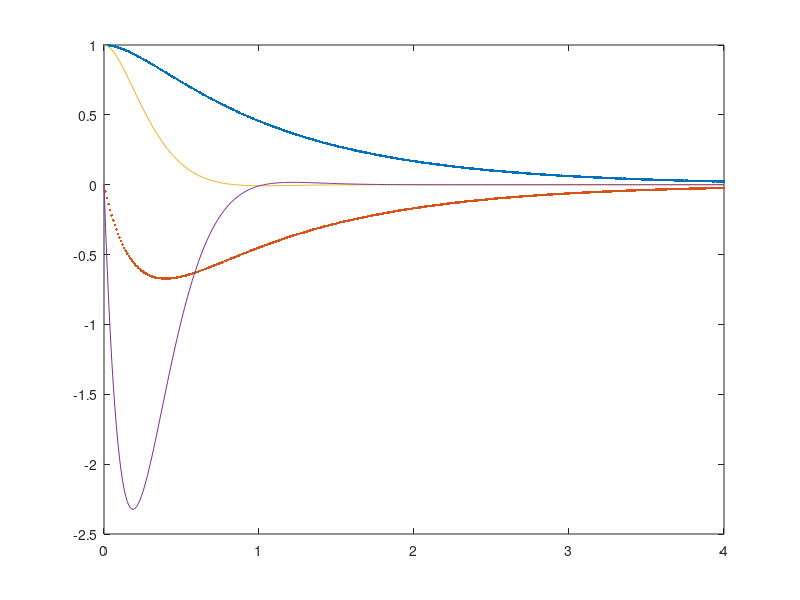

This chart was generated by the following MATLAB code:
clear();
A = [0 1; -5 -6]
B = [0; 1]
C = [1 0]
Q = [1 0; 0 1]
R = 1
F = lqr(A, B, Q, R)
A2 = A-B*F
Qa = [1000 0; 0 1]
Ra = 1
Fa = lqr(A, B, Qa, Ra)
Aa2 = A-B*Fa
t = 0:0.01:4;
i = 0;
x0 = [1; 0];
for n = t
 i = i + 1;
 x = expm(A2 * n) * x0
 x1(i) = x(1);
 x2(i) = x(2);
 xa = expm(Aa2 * n) * x0
 xa1(i) = xa(1);
 xa2(i) = xa(2);
endfor
plot(t, x1, '.', t, x2, '.', t, xa1, t, xa2) 
